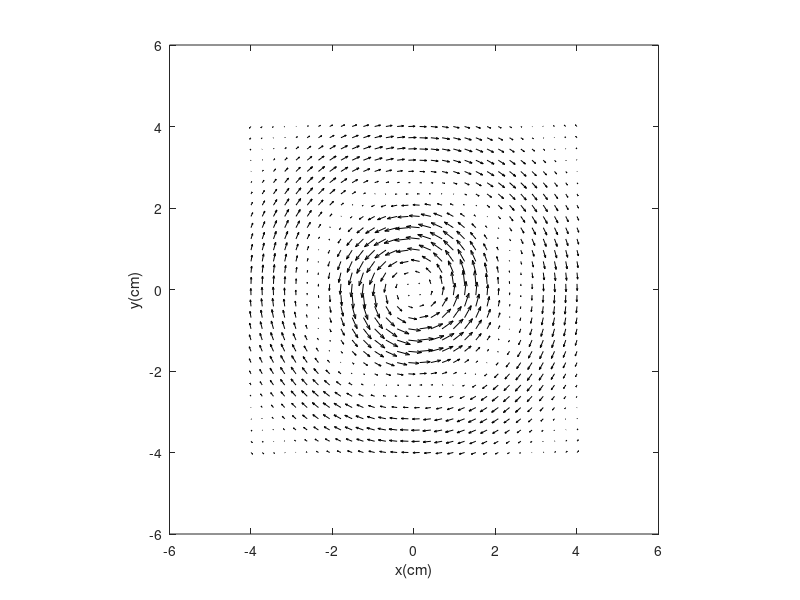

Source code (MATLAB):
clear all 
Nx = 30; 
Ny = 30;
a = 1.5;
lambda = 5;
xMin = -4;
xMax = 4;
yMin = -4;
yMax = 4;
x = linspace(xMin,xMax,Nx);
y = linspace(yMin,yMax,Ny);
[X,Y]=meshgrid(x,y);
%%compute vector field
Rmag=sqrt(X.^2+Y.^2);
ThetaHatx=-Y./Rmag;
ThetaHaty=X./Rmag;
Vmag=sin(2*pi*Rmag/lambda).*Rmag.*exp(-Rmag/a);
Vx=Vmag.*ThetaHatx;
Vy=Vmag.*ThetaHaty;
quiver(X,Y,Vx,Vy,'k');
axis square
xlabel('x(cm)');
ylabel('y(cm)');
